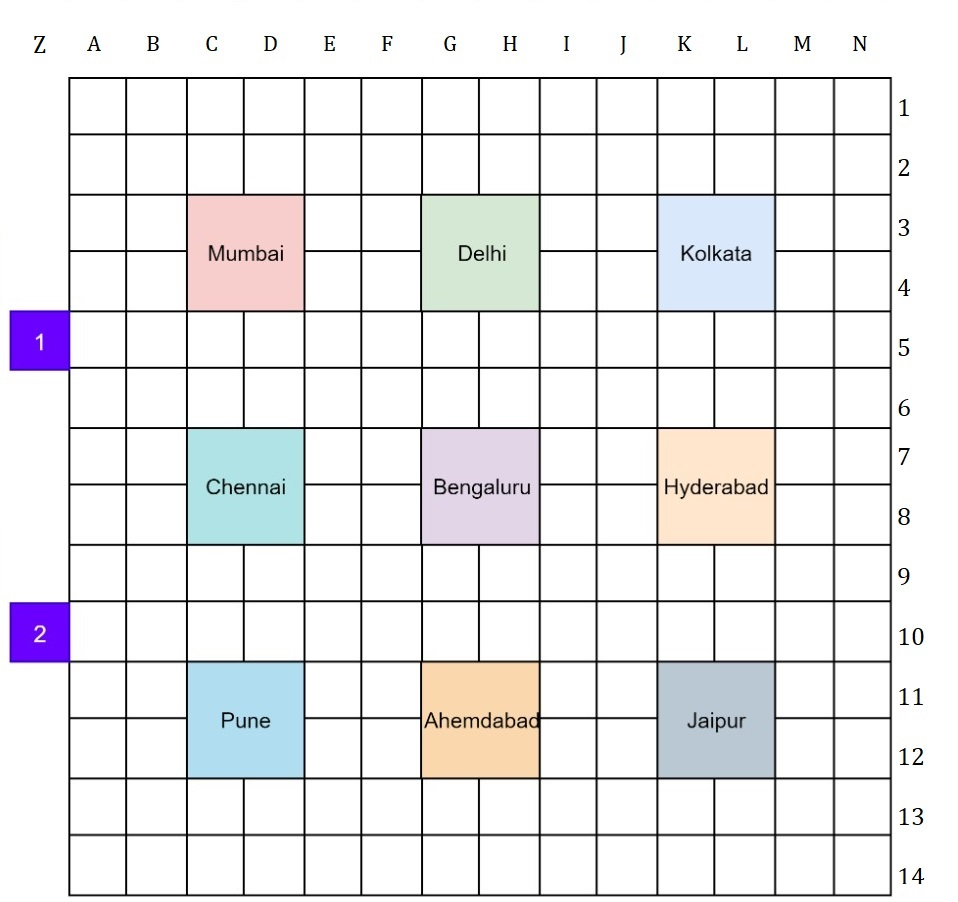
#> input picture phase2/arena.jpg, 958 x 902 px, given in place of video, which was not available
$ python mapping_new.py   (older library calls are emulated)
#> lines starting #> are read from the running program, lines starting #| are printed output that depends on the picture; after the words box and inside, x2 and y2 are one past the last pixel; in counts of white or black regions, pixels touching at a corner belong together; pictures that were not available may be replaced by others from this repository, and a replacement may not be noted
#> further down, imageFrame is the input picture: shape (902, 958, 3); mean B, G, R 235.5, 233.8, 234.2
# import the opencv library
import cv2
import numpy as np
import matplotlib.pyplot as plt
from pyrsistent import rex

webcam = cv2.VideoCapture('http://192.168.43.1:8080/video')

def box_it(image):
    gray_scale = cv2.cvtColor(image, cv2.COLOR_BGR2GRAY)
    th1, img_bin = cv2.threshold(gray_scale, 125, 250, cv2.THRESH_BINARY)
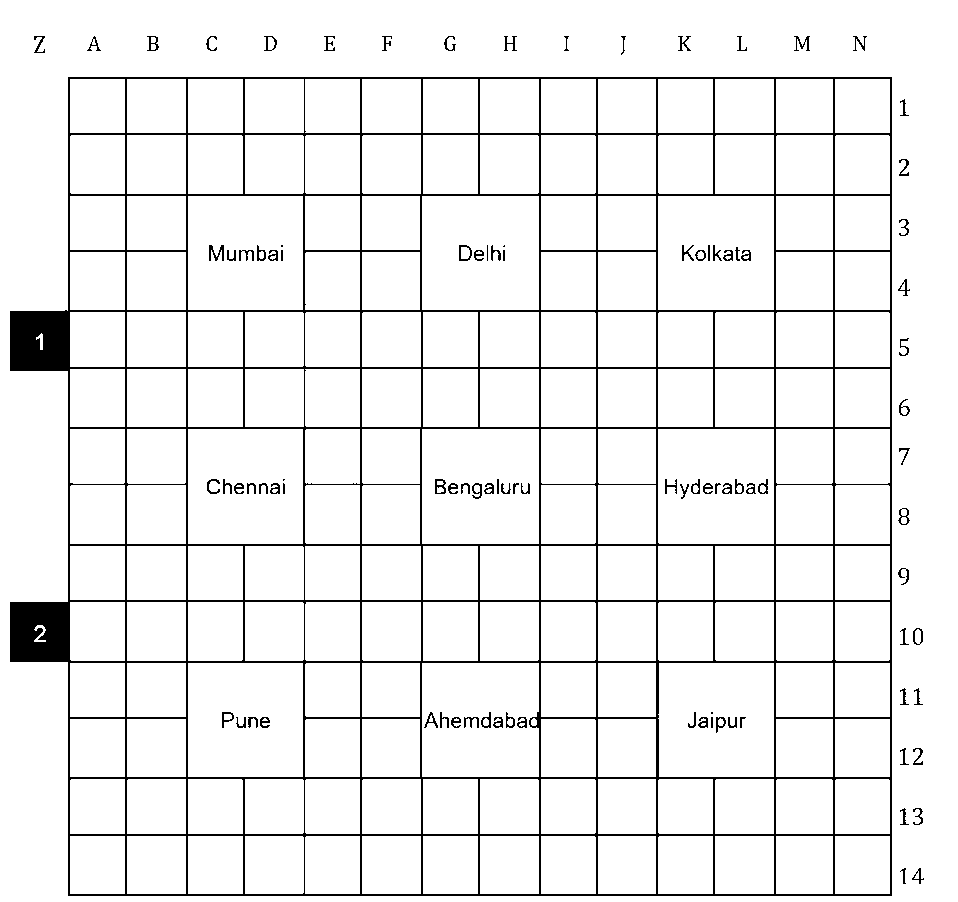
#> img_bin: shape (902, 958); values 0 (black) and 250 (white), 93.5% white; black in thin lines or dots
    img_bin = ~img_bin
#> img_bin: shape (902, 958); values 5 (black) and 255 (white), 6.5% white in thin lines or dots
    line_min_width = 10

    kernal_h = np.ones((1, line_min_width), np.uint8)
    kernal_v = np.ones((line_min_width, 1), np.uint8)

    img_bin_h = cv2.morphologyEx(img_bin, cv2.MORPH_OPEN, kernal_h)
#> img_bin_h: shape (902, 958); values 5 (black) and 255 (white), 3.4% white; 51 white regions (19 under 20 px), largest, box (x1, y1, x2, y2) and area: (11, 310, 893, 371) 6826, (11, 600, 893, 663) 6786, (69, 77, 893, 79) 1648
    img_bin_v = cv2.morphologyEx(img_bin, cv2.MORPH_OPEN, kernal_v)
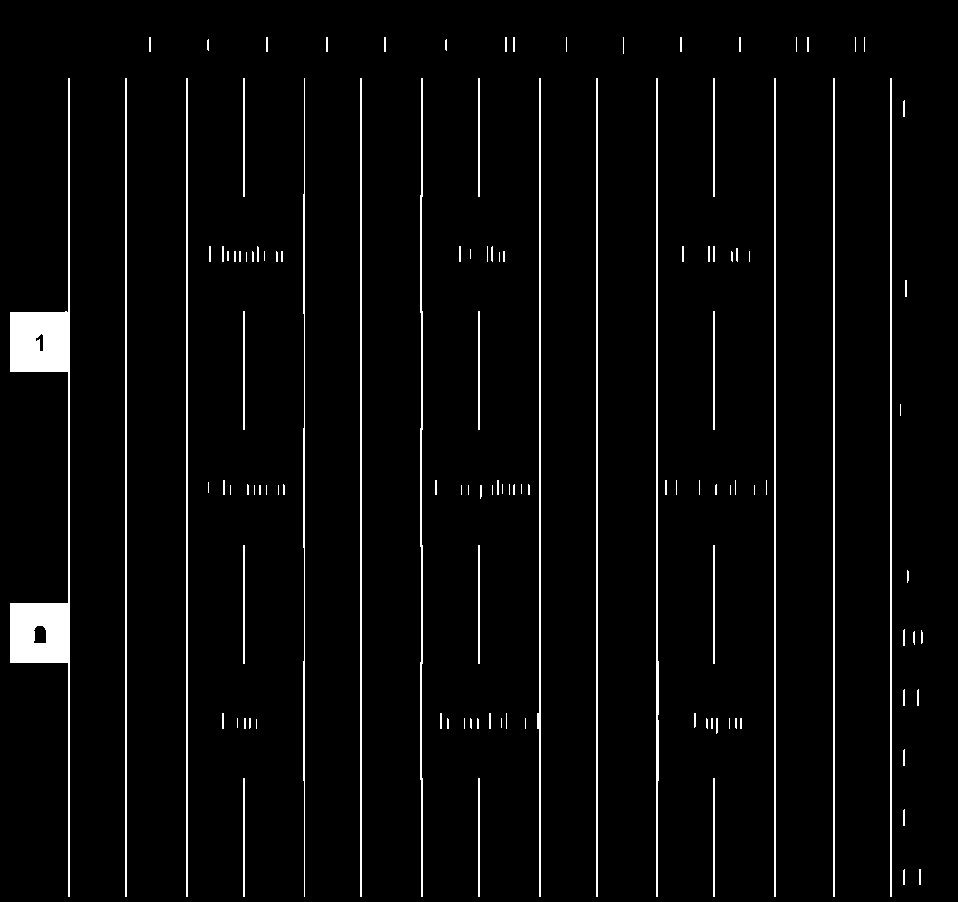
#> img_bin_v: shape (902, 958); values 5 (black) and 255 (white), 3.6% white; 125 white regions (36 under 20 px), largest, box (x1, y1, x2, y2) and area: (10, 78, 70, 897) 8360, (656, 78, 659, 897) 1753, (537, 78, 541, 897) 1670
    img_bin_final = img_bin_h | img_bin_v
#> img_bin_final: shape (902, 958); values 5 (black) and 255 (white), 6.2% white in thin lines or dots

    final_kernel = np.ones((3, 3), np.uint8)
    img_bin_final = cv2.dilate(img_bin_final, final_kernel, iterations=1)
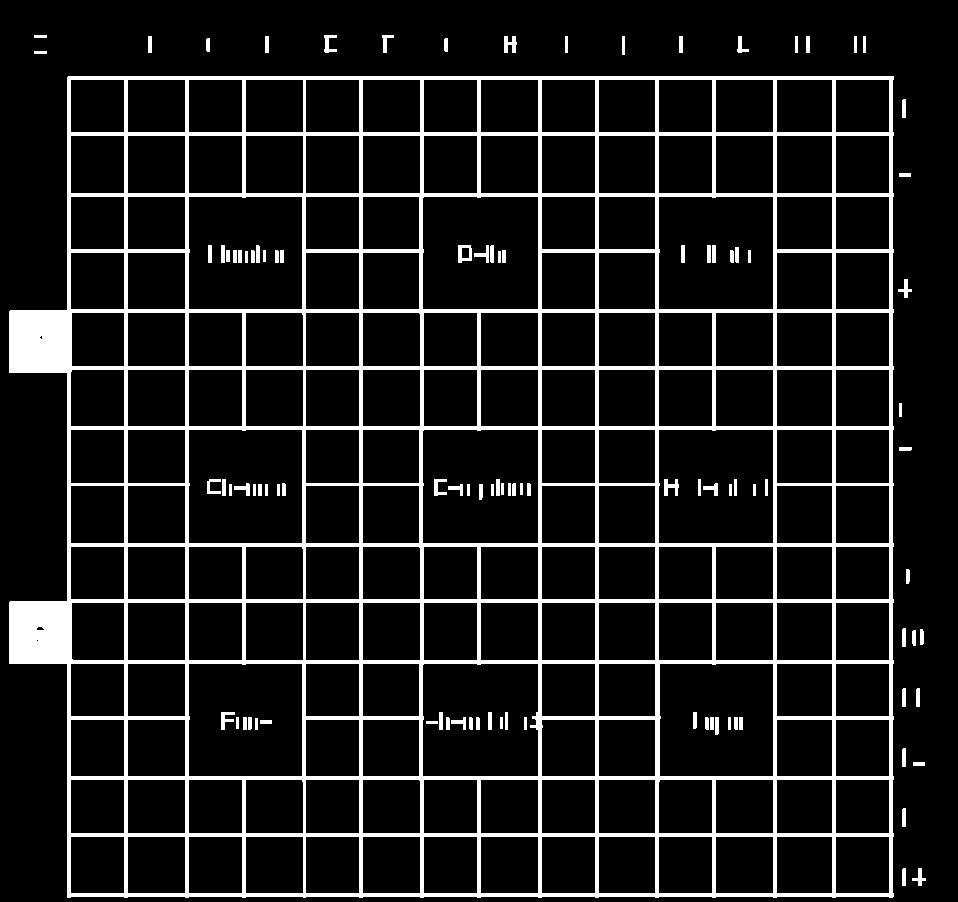
#> img_bin_final: shape (902, 958); values 5 (black) and 255 (white), 11.7% white; 106 white regions, largest, box (x1, y1, x2, y2) and area: (9, 76, 894, 898) 94122, (458, 245, 472, 263) 159, (504, 36, 517, 53) 151

    ret, labels, stats, centroids = cv2.connectedComponentsWithStats(~img_bin_final, connectivity=8, ltype=cv2.CV_32S)
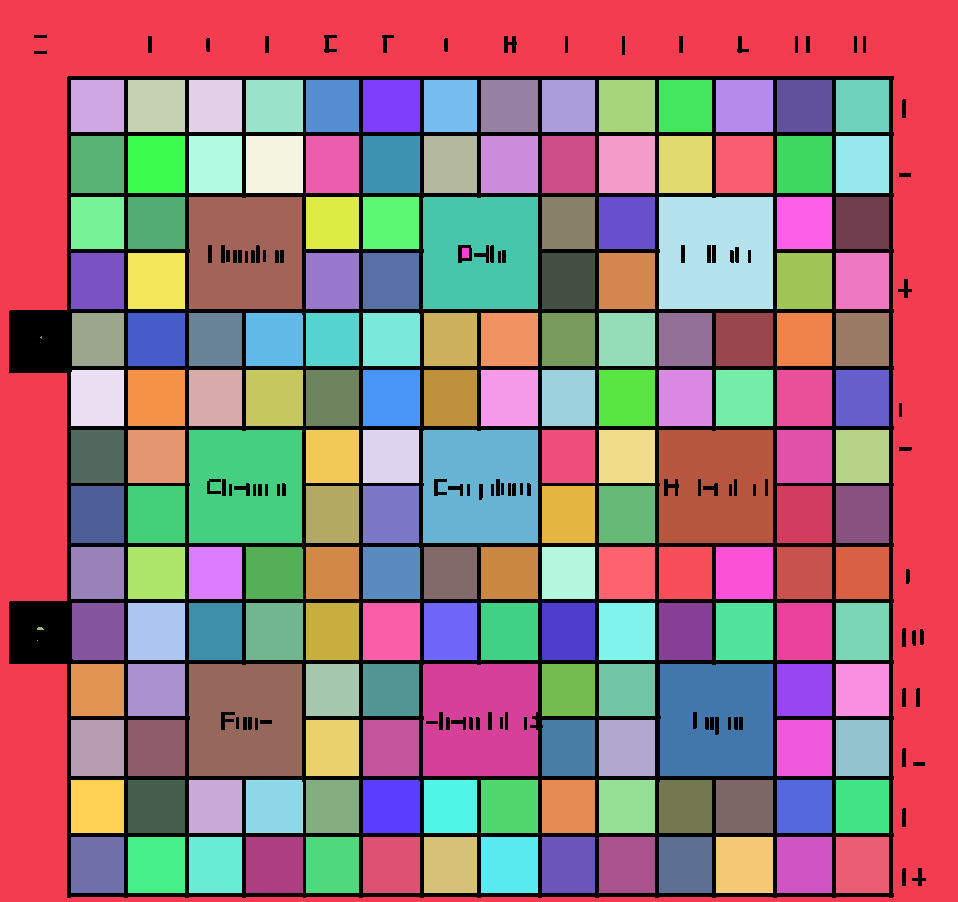
#> labels: shape (902, 958) int32; 175 distinct labels, from 0 to 174; one colour per label, 0 black
#> ret = 175; stats = 175 rows, first 6: [9, 35, 917, 863, 100674], [0, 0, 958, 902, 176266], [71, 80, 53, 52, 2756], [128, 80, 57, 52, 2964], [189, 80, 53, 52, 2756], [246, 80, 57, 52, 2964]; centroids = 175 pairs, first value 37 to 862, second value 105.5 to 864.5

    dimage = image.copy()

    w_sum = 0
    h_sum = 0

    for jj, [x, y, w, h, area] in enumerate(stats[2:]):
        w_sum += w
        h_sum += h
#> this loop made 173 passes
#> (x, y, w, h, area, w_sum, h_sum) on passes 1 to 3: (71, 80, 53, 52, 2756, 53, 52), (128, 80, 57, 52, 2964, 110, 104), (189, 80, 53, 52, 2756, 163, 156)
#> after the loop, h_sum = 9740; w_sum = 9792

    w_avg = w_sum / len(stats[2:])
#> w_avg = 56.6
    h_avg = h_sum / len(stats[2:])
#> h_avg = 56.3

    X, Y, N, W, H = [], [], [], [], []

    ### skipping the first 2 labels, why?
    ### 1 and 0 and the background and residue connected components whihc we do not require
    for jj, [x, y, w, h, area] in enumerate(stats[2:]):
        if w > w_avg / 2 and w < 1.5 * w_avg and h > h_avg / 2 and h < 1.5 * h_avg:
            X.append(x)
            Y.append(y)
            W.append(w)
            H.append(h)
            N.append(jj)
#> this loop made 173 passes
#> after the loop, H = 160 values, max 57 at index 14, min 52 at index 0, mean 54.45; N = 160 values from 0 to 172; W = 160 values, max 57 at index 1, min 52 at index 44, mean 54.69; X = 160 values, max 836 at index 13, min 71 at index 0, mean 452.7; Y = 160 values from 80 to 837
            # cv2.rectangle(dimage, (x, y), (x+w, y+h), (255, 0, 0), 2)

    # cv2.imshow('box', dimage)
    return np.array(X), np.array(Y), W, H, N, w_avg, h_avg


# image_path = '/home/sts/Desktop/flipkart/image.jpeg'
#
# X, Y, W, H = box_it(image)


def where_bot(rx, ry, dimage, imageFrame, color):
    min_dist = 1e6
    for x, y, n, w, h in zip(X, Y, N, W, H):
        dist = (x - rx)**2 + (y - ry)**2
        if min_dist > dist:
            min_dist = dist
            xx = x
            yy = y
            ww = w
            hh = h
            nn = n

    # cv2.putText(dimage, 'X', (x1, y1), cv2.FONT_HERSHEY_SIMPLEX, 1, (0, 255, 0), 1, cv2.LINE_AA)
    cv2.rectangle(imageFrame, (xx, yy),
                  (xx + ww, yy + hh),
                  color, 2)
    cv2.imshow('frame', imageFrame)

    print('Robot at', nn)

    return nn

first_time = 1
while (1):

    _, imageFrame = webcam.read()

    if first_time == 1:
        init_image = imageFrame
        X, Y, W, H, N, w_avg, h_avg = box_it(init_image)
#> Y = 160 values from 80 to 837; N = 160 values from 0 to 172; w_avg = 56.6; h_avg = 56.3
        print('Image Captured!!')
        first_time = 0

    # Reading the video from the
    # webcam in image frames


    # Convert the imageFrame in
    # BGR(RGB color space) to
    # HSV(hue-saturation-value)
    # color space
    hsvFrame = cv2.cvtColor(imageFrame, cv2.COLOR_BGR2HSV)
#> hsvFrame: shape (902, 958, 3); mean H, S, V 15.8, 10.4, 238.4

    # Set range for red color and
    # define mask
    red_lower = np.array([140, 0, 0], np.uint8)
    red_upper = np.array([180, 150, 100], np.uint8)
    red_mask = cv2.inRange(hsvFrame, red_lower, red_upper)
#> red_mask: shape (902, 958); 0.1% white in thin lines or dots, all inside (x1, y1, x2, y2) = (42, 36, 922, 873)

    # Set range for green color and
    # define mask
    green_lower = np.array([40, 50, 50], np.uint8)
    green_upper = np.array([80, 200, 150], np.uint8)
    green_mask = cv2.inRange(hsvFrame, green_lower, green_upper)
#> green_mask: shape (902, 958); 0.01% white in thin lines or dots, all inside (x1, y1, x2, y2) = (216, 47, 903, 416)

    # Set range for blue color and
    # define mask
    blue_lower = np.array([100, 100, 0], np.uint8)
    blue_upper = np.array([140, 250, 150], np.uint8)
    blue_mask = cv2.inRange(hsvFrame, blue_lower, blue_upper)
#> blue_mask: shape (902, 958); 0.13% white in thin lines or dots, all inside (x1, y1, x2, y2) = (10, 36, 923, 883)

    # Morphological Transform, Dilation
    # for each color and bitwise_and operator
    # between imageFrame and mask determines
    # to detect only that particular color
    kernal = np.ones((5, 5), "uint8")

    # For red color
    red_mask = cv2.dilate(red_mask, kernal)
#> red_mask: shape (902, 958); 0.68% white; 82 white regions, largest, box (x1, y1, x2, y2) and area: (430, 425, 546, 550) 1440, (466, 477, 500, 501) 386, (437, 477, 466, 496) 304
    res_red = cv2.bitwise_and(imageFrame, imageFrame,
                              mask=red_mask)

    # For green color
    green_mask = cv2.dilate(green_mask, kernal)
#> green_mask: shape (902, 958); 0.07% white; 7 white regions, largest, box (x1, y1, x2, y2) and area: (457, 243, 495, 263) 409, (501, 243, 507, 253) 55, (214, 45, 219, 52) 35
    res_green = cv2.bitwise_and(imageFrame, imageFrame,
                                mask=green_mask)

    # For blue color
    blue_mask = cv2.dilate(blue_mask, kernal)
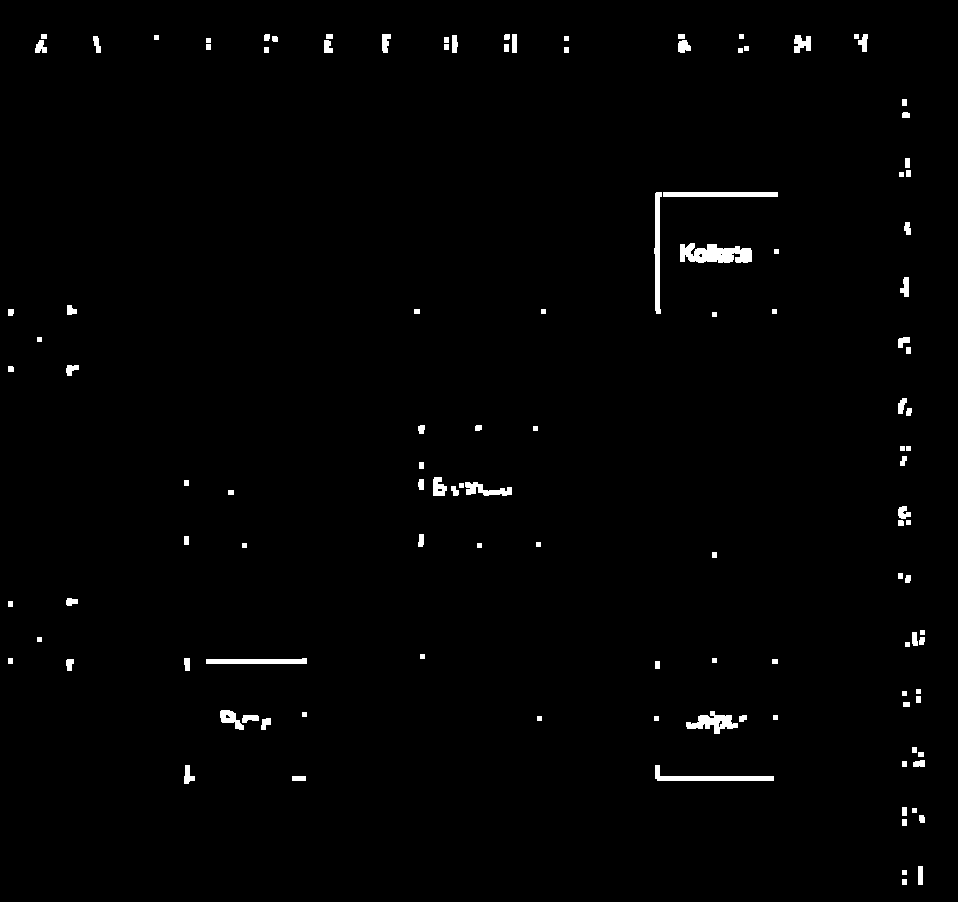
#> blue_mask: shape (902, 958); 1.2% white; 119 white regions
    res_blue = cv2.bitwise_and(imageFrame, imageFrame,
                               mask=blue_mask)

    # Creating contour to track red color
    contours, hierarchy = cv2.findContours(red_mask,
                                           cv2.RETR_TREE,
                                           cv2.CHAIN_APPROX_SIMPLE)
#> contours = 82 contours, 26 with area under 20; largest, box (x1, y1, x2, y2) and area: (430, 425, 546, 550) 1196, (466, 477, 500, 501) 326, (437, 477, 466, 496) 250, (418, 732, 423, 775) 168, (414, 659, 423, 690) 122
    for pic, contour in enumerate(contours):
        area = cv2.contourArea(contour)
        if (area > 300):
            x, y, w, h = cv2.boundingRect(contour)
            if (w / h < 2 and h / w < 2):
                cell = where_bot(x, y, init_image, imageFrame, (0, 0, 255))
#> this loop made 82 passes
#> (area, x, y, w, h, cell) on passes 32, 39: (326, 466, 477, 34, 24, 103), (1196.5, 430, 425, 116, 125, 69)
#> (printed output is left out)

    # Creating contour to track green color
    contours, hierarchy = cv2.findContours(green_mask,
                                           cv2.RETR_TREE,
                                           cv2.CHAIN_APPROX_SIMPLE)
#> contours = 8 contours, 4 with area under 20; largest, box (x1, y1, x2, y2) and area: (457, 243, 495, 263) 390, (461, 247, 470, 258) 63, (501, 243, 507, 253) 41, (214, 45, 219, 52) 24

    for pic, contour in enumerate(contours):
        area = cv2.contourArea(contour)
        if (area > 300):
            x, y, w, h = cv2.boundingRect(contour)
            if (w / h < 2 and h / w < 2):
                cell = where_bot(x, y, init_image, imageFrame, (0, 255, 0))
#> this loop made 8 passes
#> (area, x, y, w, h, cell) on pass 6: (389.5, 457, 243, 38, 20, 55)
#> (printed output is left out)


    # Creating contour to track blue color
    contours, hierarchy = cv2.findContours(blue_mask,
                                           cv2.RETR_TREE,
                                           cv2.CHAIN_APPROX_SIMPLE)
#> contours = 124 contours, 39 with area under 20; largest, box (x1, y1, x2, y2) and area: (680, 243, 752, 263) 938, (655, 765, 774, 781) 513, (654, 192, 662, 314) 500, (686, 711, 738, 734) 499, (663, 192, 778, 197) 456
    for pic, contour in enumerate(contours):
        area = cv2.contourArea(contour)
        if (area > 300):
            x, y, w, h = cv2.boundingRect(contour)
            if (w / h < 2 and h / w < 2):
                cell = where_bot(x, y, init_image, imageFrame, (255, 0, 0))
#> this loop made 124 passes
#> (area, x, y, w, h) on passes 9, 22, 34, 86, 90, 91: (513, 655, 765, 119, 16), (499, 686, 711, 52, 23), (404.5, 206, 658, 101, 6), (937.5, 680, 243, 72, 20), (456, 663, 192, 115, 5), (500, 654, 192, 8, 122)


    # Program Termination
    # cv2.imshow("Multiple Color Detection in Real-TIme", imageFrame)
    if cv2.waitKey(10) & 0xFF == ord('q'):
#> (key q is pressed here)
        webcam.release()
        cv2.destroyAllWindows()
        break
